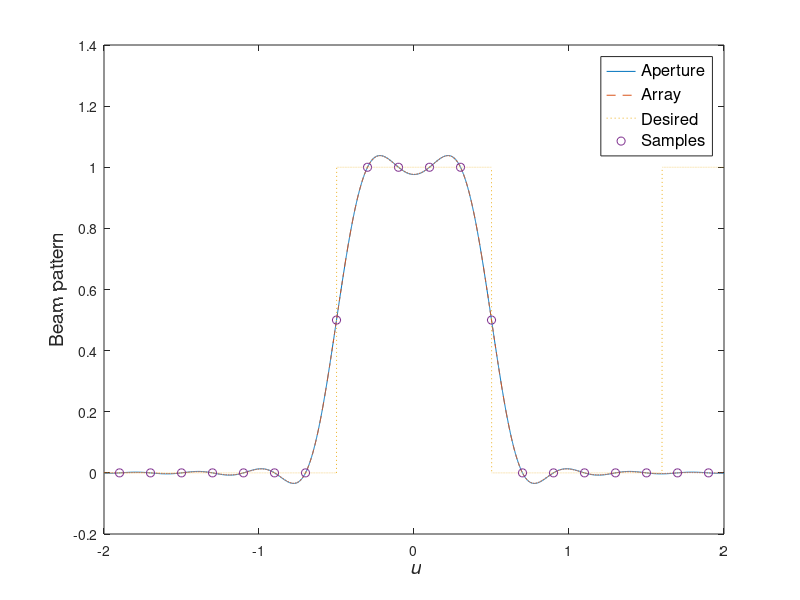

Write MATLAB code to recreate this figure.
%%%%%%%%%%%%%%%%%%%%%%%%%%%%%%%%%%%%%%%%%%%%%%%%%%%%
% Figure 3.21
% Array and aperture beam patterns using
% wavenumber sampling technique: 
% d = lambda/4, symmetric samples
% Xin Zhang, 3/21/99
% Lillian Xu 04/16/2001, K. Bell 7/22/01, 9/30/01
% Functions called: sinc
%%%%%%%%%%%%%%%%%%%%%%%%%%%%%%%%%%%%%%%%%%%%%%%%%%%%

clear all;
close all;

% d = lambda/4 => differences:
% 1) u = -2:0.001:2
% 2) ul(m+1) = (m-(N-1)/2)*4/N
% 3) if use direct imposing, then 
%       Bul = Bul+Bpsi(m+1)*sinc(N/4*(u-ul(m+1)))./sinc(1/4*(u-ul(m+1)))
%    if use DFT, then
%       Vo = exp(j*amf*pi*u/2); while psik does not change

u = -2:0.001:2;
lu = length(u);

%%%%%%%%%%% Define the desired pattern
Bd = zeros(1,lu);
for l = 1:lu
    if ( (acos(u(l)) >= pi/3) & (acos(u(l)) <= 2*pi/3) )
        Bd(l) = 1;
    end
end

%%%%%%%%%%% Aperture
Ll = 5.0;
ofs = 0.5/Ll;
eps = 0.001;
% Sample the desired pattern
delta_us = 1/Ll;     			% sample interval
Ns = floor(2*Ll);        		% number of samples
for m = 0:Ns-1
    up(m+1) = m*delta_us-1+ofs;		% values of u at sample points
    r = abs(up(m+1));
    %up(m+1) = m*delta_us-1;		% values of u at sample points
    %r = abs(up(m+1));
    if r > 0.5 +eps                % sample the desired pattern
        Bum(m+1) = 0;				
    elseif r > 0.5-eps & r<0.5+eps
        Bum(m+1) = 0.5;
    else 
        Bum(m+1) = 1;
    end
    %   if r > 0.5                 % sample the desired pattern
    %      Bum(m+1) = 0;				
    %   elseif r == 0.5
    %      Bum(m+1) = 0.5;
    %   else 
    %      Bum(m+1) = 1;
    %   end
end
Buc = 0;
for m = 0:Ns-1
    Bi = Bum(m+1)*sinc(Ll*(u-up(m+1)));    			% individual pattern
    Buc = Buc+Bi;												% composite pattern
end

%%%%%%%%%%% Array, sample symmetrically
N = 20;
% Sample the desired pattern
for m = 0:N-1
    ul(m+1) = (m-(N-1)/2)*4/N;
    r = abs(ul(m+1));
    % sample the desired beam pattern
    if r < 0.5
        Bpsi(m+1) = 1;
    elseif r == 0.5
        Bpsi(m+1) = 0.5;
    else 
        Bpsi(m+1) = 0;
    end
end

Bul = 0;
for m = 0:N-1
    Bul = Bul+Bpsi(m+1)*sinc(N/4*(u-ul(m+1)))./sinc(1/4*(u-ul(m+1)));
end
% or
for k = 0:N-1
    psik = (k-(N-1)/2)*2*pi/N;                   % psik's do not change
    B(k+1) = exp(-j*(N-1)/2*psik)*Bpsi(k+1)';    %   because they are still from -pi to pi
end

for n = 0:N-1
    b(n+1) = 0;
    for k = 0:N-1
        b(n+1) = b(n+1)+B(k+1)*exp(j*k*n*2*pi/N);
    end
end
b = 1/N*b;                       % b = ifft(B);

for n = 0:N-1
    w(n+1) = b(n+1)*exp(-j*pi/N*(N-1)*n);
end 
w=w';

amf = [-(N-1)/2:(N-1)/2]';
Vo = exp(j*amf*pi*u/2);
Beaml = w'*Vo;

figure
plot(u,Buc,'-',u,Bul,'--',u,Bd,':',ul,Bpsi,'o')
%title('L = 5.0lambda, N = 20, d = lambda/4')
h=legend('Aperture','Array','Desired','Samples');
set(h,'Fontsize',12)
xlabel('\it u','Fontsize',14)
ylabel('Beam pattern','Fontsize',14)
